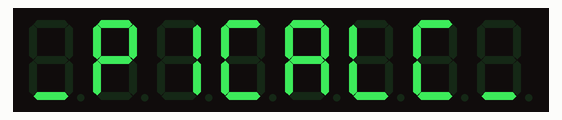
This sketch was run on a simulated Raspberry Pi Pico. On the bench: 8-digit seven-segment display.

Above: at 0.1 s.
At 4.88 s:
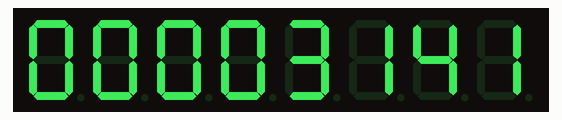
At 9.91 s:
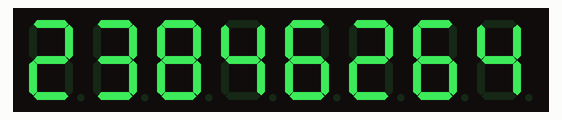
At 19.97 s:
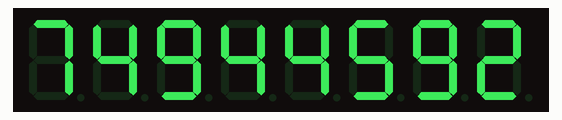
At 29.78 s:
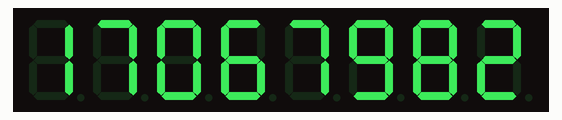
At 39.85 s:
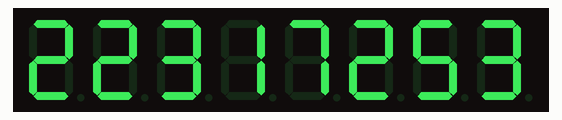

Measured:
- what the display in image 0 shows lasts 4.0 s, from 0.0 s to 4.0 s

The sketch:

PiOnPi.ino
```cpp
/*
 * Computation of the n'th decimal digit of \pi with very little memory.
 * Written by Fabrice Bellard on January 8, 1997.
 *
 * We use a slightly modified version of the method described by Simon
 * Plouffe in "On the Computation of the n'th decimal digit of various
 * transcendental numbers" (November 1996). We have modified the algorithm
 * to get a running time of O(n^2) instead of O(n^3log(n)^3).
 *
 * This program uses mostly integer arithmetic. It may be slow on some
 * hardwares where integer multiplications and divisons must be done
 * by software. We have supposed that 'int' has a size of 32 bits. If
 * your compiler supports 'long long' integers of 64 bits, you may use
 * the integer version of 'mul_mod' (see HAS_LONG_LONG).
 */
/*
 * Changed by Cristiano Monteiro <cristianomonteiro@gmail.com> for the
 * PiOnPi calculating machine, based on Raspberry Pi Pico
 * There's room for improvement, feel free to implement.
 * March/2023
 */

#include <Arduino.h>
#include <stdlib.h>
#include <stdio.h>
#include <math.h>
/* Include DigitLedDisplay Library */
#include "DigitLedDisplay.h"

/* Arduino Pin to Display Pin
   7 to DIN,
   6 to CS,
   5 to CLK */
// # SPI SCK pin is GP18 (pin 24); SPI MOSI pin is GP19 (pin 25)
// # CS pin is GP17 (pin 22)
// DigitLedDisplay ld = DigitLedDisplay(25, 22, 24);
DigitLedDisplay ld = DigitLedDisplay(19, 17, 18);

/* uncomment the following line to use 'long long' integers */
#define HAS_LONG_LONG

#ifdef HAS_LONG_LONG
#define mul_mod(a, b, m) (((long long)(a) * (long long)(b)) % (m))
#else
#define mul_mod(a, b, m) fmod((double)a *(double)b, m)
#endif

unsigned long x = 1, StartTime, CurrentTime, ElapsedTime;
String PiReceived, PiDigits = "00000003";

const static byte digitos[] PROGMEM = { B01111110, B00110000, B01101101, B01111001, B00110011, B01011011, B01011111, B01110000, B01111111, B01111011 };
const static byte digitosponto[] PROGMEM = { B11111110, B10110000, B11101101, B11111001, B10110011, B11011011, B11011111, B11110000, B11111111, B11111011 };

/* return the inverse of x mod y */
int inv_mod(int x, int y) {
  int q, u, v, a, c, t;

  u = x;
  v = y;
  c = 1;
  a = 0;
  do {
    q = v / u;

    t = c;
    c = a - q * c;
    a = t;

    t = u;
    u = v - q * u;
    v = t;
  } while (u != 0);
  a = a % y;
  if (a < 0)
    a = y + a;
  return a;
}

/* return (a^b) mod m */
int pow_mod(int a, int b, int m) {
  int r, aa;

  r = 1;
  aa = a;
  while (1) {
    if (b & 1)
      r = mul_mod(r, aa, m);
    b = b >> 1;
    if (b == 0)
      break;
    aa = mul_mod(aa, aa, m);
  }
  return r;
}

/* return true if n is prime */
int is_prime(int n) {
  int r, i;
  if ((n % 2) == 0)
    return 0;

  r = (int)(sqrt(n));
  for (i = 3; i <= r; i += 2)
    if ((n % i) == 0)
      return 0;
  return 1;
}

/* return the prime number immediatly after n */
int next_prime(int n) {
  do {
    n++;
  } while (!is_prime(n));
  return n;
}

int calc(unsigned long z) {
  unsigned long n;
  int av, a, vmax, N, num, den, k, kq, kq2, t, v, s, i;
  double sum;

  //   if (argc < 2 || (n = atoi(argv[1])) <= 0) {
  // printf("This program computes the n'th decimal digit of \\pi\n"
  //        "usage: pi n , where n is the digit you want\n");
  // exit(1);
  //   }
  n = z;

  N = (int)((n + 20) * log(10) / log(2));

  sum = 0;

  for (a = 3; a <= (2 * N); a = next_prime(a)) {

    vmax = (int)(log(2 * N) / log(a));
    av = 1;
    for (i = 0; i < vmax; i++)
      av = av * a;

    s = 0;
    num = 1;
    den = 1;
    v = 0;
    kq = 1;
    kq2 = 1;

    for (k = 1; k <= N; k++) {

      t = k;
      if (kq >= a) {
        do {
          t = t / a;
          v--;
        } while ((t % a) == 0);
        kq = 0;
      }
      kq++;
      num = mul_mod(num, t, av);

      t = (2 * k - 1);
      if (kq2 >= a) {
        if (kq2 == a) {
          do {
            t = t / a;
            v++;
          } while ((t % a) == 0);
        }
        kq2 -= a;
      }
      den = mul_mod(den, t, av);
      kq2 += 2;

      if (v > 0) {
        t = inv_mod(den, av);
        t = mul_mod(t, num, av);
        t = mul_mod(t, k, av);
        for (i = v; i < vmax; i++)
          t = mul_mod(t, a, av);
        s += t;
        if (s >= av)
          s -= av;
      }
    }

    t = pow_mod(10, n - 1, av);
    s = mul_mod(s, t, av);
    sum = fmod(sum + (double)s / (double)av, 1.0);
  }
  // printf("Decimal digits of pi at position %d: %09d\n", n,
  //  (int) (sum * 1e9));
  return (sum * 1e9);
}

// Running on core1
void setup1() {
  //Serial.begin(9600);
  //delay(2000);
  // Serial.printf("C1: Red leader standing by...\n");

  // put your setup code here, to run once:
  /* Set the brightness min:1, max:15 */
  ld.setBright(10);

  /* Set the digit count */
  ld.setDigitLimit(8);

  // Write name
  //ld.write(8, B01110110);
  ld.write(8, B00001000);
  ld.write(7, B01100111);
  ld.write(6, B00110000);
  ld.write(5, B01001110);
  ld.write(4, B01110111);
  ld.write(3, B00001110);
  ld.write(2, B01001110);
  ld.write(1, B00001000);
  delay(4000);

  StartTime = millis();
  // ld.printDigit(12345678);
}

void loop1() {
  // Serial.printf("C1: Stay on target...\n");
  // delay(500);

  int z;
  uint32_t y = 0;
  byte dig;

  CurrentTime = millis();
  ElapsedTime = CurrentTime - StartTime;
  //Serial.println("PiDigits: " + PiDigits);

  if (PiDigits.length() < 9) {
    if (rp2040.fifo.pop_nb(&y)) {
      PiReceived = String(y);
      //Serial.println("y: " + String(y));
      //Serial.println("PiReceived: " + PiReceived);

      // If first character(s) is/are 0, they will be dropped from int variable
      // need to add them back. - Cristiano Monteiro - 20230313
      while (PiReceived.length() < 9) {
        PiReceived = "0" + PiReceived;
        //Serial.println("PiReceived0: " + PiReceived);
      }

      PiReceived = PiReceived.substring(0, 8);

      PiDigits = PiDigits + PiReceived;
    }
  }

  String temp = PiDigits.substring(0, 8);
  //Serial.println("temp: " + temp);

  for (z = 0; z <= 8; z++) {
    dig = pgm_read_byte_near(digitos + (temp[z] - '0'));
    ld.write(8 - z, dig);
  }

  if (ElapsedTime < 300) {
    // The bit manipulation tricks I tried to make the dot blink resulted in artifacts (other segments flicking).
    // Had to go with another byte array. - Cristiano Monteiro - 20230311
    //bitSet(dig, 7);
    //dig ^= (1 << 7);
    //dig = dig | B10000000;
    dig = pgm_read_byte_near(digitosponto + (temp[7] - '0'));
    ld.write(1, dig);
  } else if (ElapsedTime > 1000) {
    StartTime = millis();
  }

  if (PiDigits.length() > 8) {
    PiDigits = PiDigits.substring(1, PiDigits.length());
  }
  //Serial.println("PiDigits: " + PiDigits);
  //Serial.println("===================================");
  // Some delay, so then human eye can follow - Cristiano Monteiro - 20230313
  delay(250);
  //delay(1000);
}

void setup() {
  //Serial.begin(9600);
  //delay(2000);
}

void loop() {
  uint32_t w = calc(x);
  // The algorithm generates blocks of 9 digits, picking 8 and discarding 9th,
  // just to be sure I have the right ones - Cristiano Monteiro - 20230313
  x = x + 8;
  rp2040.fifo.push(w);
}
```
